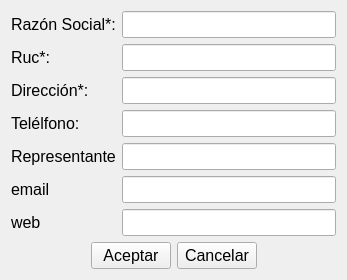
<?xml version="1.0" encoding="UTF-8"?>
<ui version="4.0">
 <class>ui_agregar_empresa</class>
 <widget class="QWidget" name="ui_agregar_empresa">
  <property name="geometry">
   <rect>
    <x>0</x>
    <y>0</y>
    <width>347</width>
    <height>280</height>
   </rect>
  </property>
  <property name="font">
   <font>
    <pointsize>12</pointsize>
   </font>
  </property>
  <property name="windowTitle">
   <string>Form</string>
  </property>
  <layout class="QGridLayout" name="gridLayout_2">
   <item row="0" column="0">
    <layout class="QGridLayout" name="gridLayout">
     <item row="4" column="0">
      <widget class="QLabel" name="label">
       <property name="text">
        <string>Representante</string>
       </property>
      </widget>
     </item>
     <item row="1" column="1">
      <widget class="QLineEdit" name="lineEdit__ruc"/>
     </item>
     <item row="8" column="0" colspan="2">
      <layout class="QHBoxLayout" name="horizontalLayout">
       <item>
        <spacer name="horizontalSpacer_2">
         <property name="orientation">
          <enum>Qt::Horizontal</enum>
         </property>
         <property name="sizeHint" stdset="0">
          <size>
           <width>40</width>
           <height>20</height>
          </size>
         </property>
        </spacer>
       </item>
       <item>
        <widget class="QPushButton" name="pushButton_accept">
         <property name="text">
          <string>Aceptar</string>
         </property>
        </widget>
       </item>
       <item>
        <widget class="QPushButton" name="pushButton_cancel">
         <property name="text">
          <string>Cancelar</string>
         </property>
        </widget>
       </item>
       <item>
        <spacer name="horizontalSpacer">
         <property name="orientation">
          <enum>Qt::Horizontal</enum>
         </property>
         <property name="sizeHint" stdset="0">
          <size>
           <width>40</width>
           <height>20</height>
          </size>
         </property>
        </spacer>
       </item>
      </layout>
     </item>
     <item row="4" column="1">
      <widget class="QLineEdit" name="lineEdit_representante"/>
     </item>
     <item row="7" column="0">
      <widget class="QLabel" name="label_7">
       <property name="text">
        <string>web</string>
       </property>
      </widget>
     </item>
     <item row="3" column="1">
      <widget class="QLineEdit" name="lineEdit_telefono"/>
     </item>
     <item row="0" column="0">
      <widget class="QLabel" name="label_2">
       <property name="text">
        <string>Razón Social*:</string>
       </property>
      </widget>
     </item>
     <item row="5" column="0">
      <widget class="QLabel" name="label_6">
       <property name="text">
        <string>email</string>
       </property>
      </widget>
     </item>
     <item row="5" column="1">
      <widget class="QLineEdit" name="lineEdit_email"/>
     </item>
     <item row="2" column="1">
      <widget class="QLineEdit" name="lineEdit__direccion"/>
     </item>
     <item row="3" column="0">
      <widget class="QLabel" name="label_5">
       <property name="text">
        <string>Telélfono:</string>
       </property>
      </widget>
     </item>
     <item row="2" column="0">
      <widget class="QLabel" name="label_4">
       <property name="text">
        <string>Dirección*:</string>
       </property>
      </widget>
     </item>
     <item row="7" column="1">
      <widget class="QLineEdit" name="lineEdit_web"/>
     </item>
     <item row="0" column="1">
      <widget class="QLineEdit" name="lineEdit_raz_social"/>
     </item>
     <item row="1" column="0">
      <widget class="QLabel" name="label_3">
       <property name="text">
        <string>Ruc*:</string>
       </property>
      </widget>
     </item>
    </layout>
   </item>
  </layout>
 </widget>
 <tabstops>
  <tabstop>lineEdit_raz_social</tabstop>
  <tabstop>lineEdit__ruc</tabstop>
  <tabstop>lineEdit__direccion</tabstop>
  <tabstop>lineEdit_telefono</tabstop>
  <tabstop>lineEdit_representante</tabstop>
  <tabstop>lineEdit_email</tabstop>
  <tabstop>lineEdit_web</tabstop>
  <tabstop>pushButton_accept</tabstop>
  <tabstop>pushButton_cancel</tabstop>
 </tabstops>
 <resources/>
 <connections/>
</ui>
